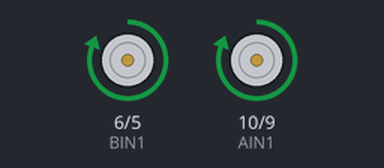
The sketch below on a simulated Arduino Uno, built with avr-gcc and run on an emulated ATmega328P. Shown: motor-driver pin pairs drawn as motors (green arrow = first pin HIGH = forward, orange = second pin HIGH = backward, longer = more drive).

Above: at 0.5 s.
At 2.5 s:
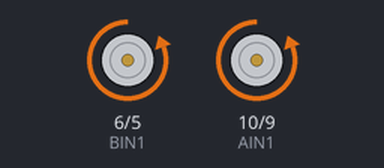
At 3.5 s:
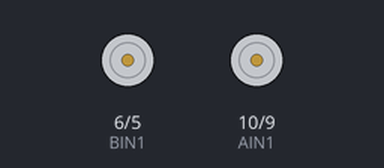
Timing chart, 0 to 5.2 s (numbered marks = the images above):
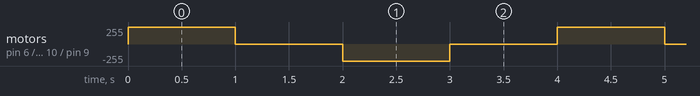

The sketch:

4.s18_DRV_motor_simple.ino
```cpp
/*
  DRV8833-Dual-Motor-Driver-Module
  made on 23 Nov 2020
  by Amir Mohammad Shojaee @ Electropeak
  Home

*/

#define AIN1 10
#define AIN2 9
#define BIN1 6
#define BIN2 5

void setup() {
  Serial.begin(9600);

  pinMode(AIN1,OUTPUT);
  pinMode(AIN2,OUTPUT);
  pinMode(BIN1,OUTPUT);
  pinMode(BIN2,OUTPUT);

}

void loop() {

  //Rotate Forward for 1 second
  digitalWrite(AIN1,HIGH);
  digitalWrite(AIN2,LOW);
  digitalWrite(BIN1,HIGH);
  digitalWrite(BIN2,LOW);

  delay(1000);

  //Stop for 1 second
  digitalWrite(AIN1,LOW);
  digitalWrite(AIN2,LOW);
  digitalWrite(BIN1,LOW);
  digitalWrite(BIN2,LOW);

  delay(1000);

  //Rotate Reverse for 1 second
  digitalWrite(AIN1,LOW);
  digitalWrite(AIN2,HIGH);
  digitalWrite(BIN1,LOW);
  digitalWrite(BIN2,HIGH);

  delay(1000);

  //Stop for 1 second
  digitalWrite(AIN1,LOW);
  digitalWrite(AIN2,LOW);
  digitalWrite(BIN1,LOW);
  digitalWrite(BIN2,LOW);

  delay(1000);

}
```

Measured:
- by itself, motor on pin 6 (BIN1) / pin 5 (BIN2), motor on pin 10 (AIN1) / pin 9 (AIN2): repeats every 4.0 s: stopped 1.0 s, backward 255/255 1.0 s, stopped 1.0 s, forward 255/255 1.0 s
